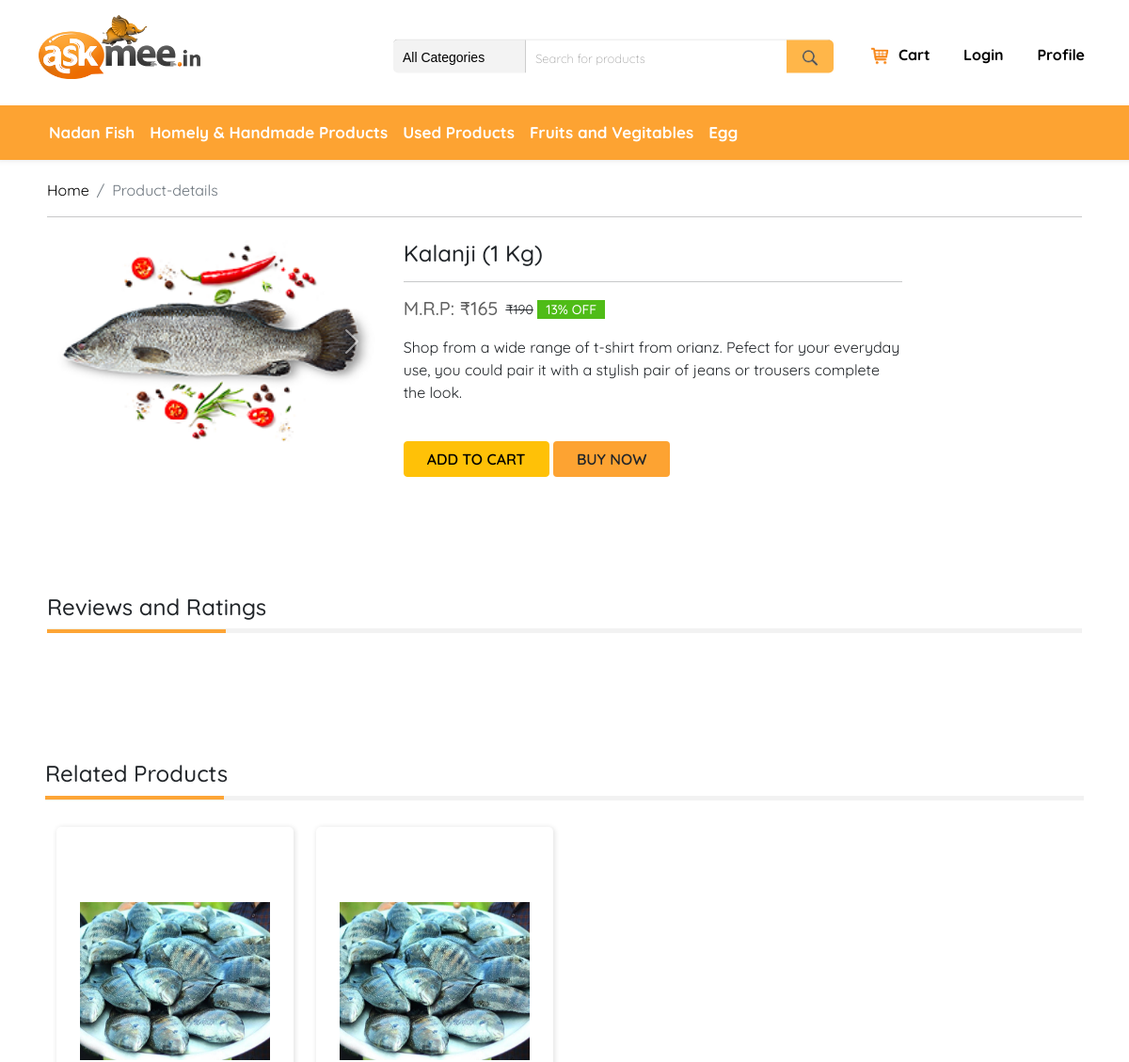
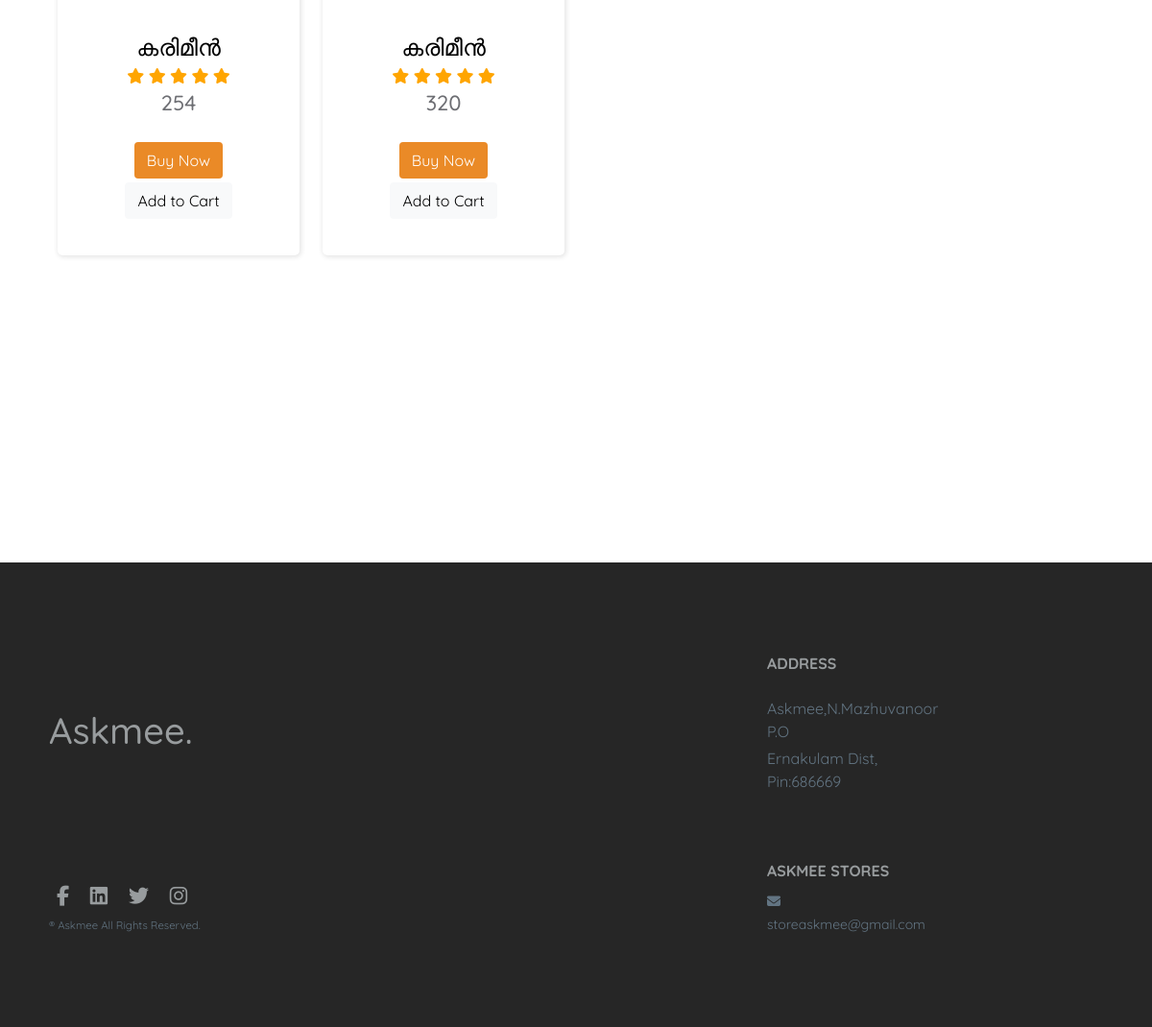
/product/view/7, run on the app's committed database (2 pictures, top to bottom).
### tables this page shows
CREATE TABLE `as_categories` (
  `c_id` bigint(20) NOT NULL,
  `category_name` varchar(60) NOT NULL,
  `category_url` varchar(255) NOT NULL,
  `c_status` int(3) NOT NULL DEFAULT 1 COMMENT '1 = Active, 0 = Inactive'
);

CREATE TABLE `as_products` (
  `p_id` bigint(20) NOT NULL,
  `master_product_id` bigint(20) NOT NULL,
  `vendor_id` bigint(20) UNSIGNED NOT NULL,
  `actual_price` float NOT NULL,
  `vendor_price` float NOT NULL,
  `offer_price` float NOT NULL,
  `description` longtext NOT NULL,
  `quantity` bigint(10) NOT NULL,
  `product_status` int(1) NOT NULL DEFAULT 1 COMMENT '1= Active, 0= Inactive'
);

CREATE TABLE `as_product_images` (
  `id` bigint(20) NOT NULL,
  `product_id` bigint(20) NOT NULL,
  `image_url` varchar(60) NOT NULL
);

CREATE TABLE `as_product_master` (
  `id` bigint(20) NOT NULL,
  `product_name` varchar(90) NOT NULL,
  `category_id` bigint(20) NOT NULL,
  `commission_id` bigint(20) UNSIGNED NOT NULL
);

### application/helpers/navbar_helper.php (called while the page is built)
<?php if ( ! defined('BASEPATH')) exit('No direct script access allowed');
    if(!function_exists('navbar_helper_ex')){
    function navbar_helper_ex(){
        $CI = get_instance();
        $CI->load->model('addproduct_model');
        $category_name = $CI->addproduct_model->get_category();
        $data['category'] = $category_name;
        $CI->load->view('templates/navbar',$data);
    }
}
?>

### application/controllers/Product.php (called while the page is built, shortened)
<?php
class Product extends CI_Controller {
    function __construct()
    {
        $this->load->model('productlist_model');
    }
    public function view($page){
        $product_data = $this->productlist_model->get_product_data($page);
        $category_products = $this->productlist_model->get_category_data($product_data[0]->c_id);
        $data['products'] = $category_products;
        $data['product_data'] = $product_data;
        $this->load->view('templates/header');
        $this->load->helper('navbar');
        echo navbar_helper_ex();
		$this->load->view('product_view', $data);
		$this->load->view('templates/footer');
    }
}

### index.php (called while the page is built, shortened)
<?php
require_once BASEPATH.'core/CodeIgniter.php';

### application/models/Addproduct_model.php (called while the page is built, shortened)
<?php
class Addproduct_model extends CI_Model{
    function get_category(){
        $this->db->order_by('category_name', 'asc');
        $query= $this->db->query('SELECT c_id, category_name, category_url FROM as_categories WHERE c_status=1');
        $result = $query->result();
        return $result;
    }
}
?>

### application/models/Productlist_model.php (called while the page is built, shortened)
<?php
class Productlist_model extends CI_Model{
    function get_product_data($id)
    {
        $this->db->reset_query();
        $this->db->select('*');
        $this->db->from('as_products');
        $this->db->where('as_products.p_id', $id);
        $this->db->join('as_product_master', 'id = master_product_id', 'left');
        $this->db->join('as_user', 'user_id = vendor_id', 'left');
        $this->db->join('as_categories', 'as_categories.c_id = as_product_master.category_id', 'left');
        $this->db->join('as_commission', 'as_commission.com_id = as_product_master.commission_id');
        $this->db->join('as_product_images', 'as_product_images.product_id = as_products.p_id', 'left');
        $query = $this->db->get();
        $result = $query->result();
        if($result[0]->product_status == 1){
            return $result;
        }
        else{
            return false;
        }
    }
    function get_category_data($c_id){
        $this->db->reset_query();
        $this->db->select('*');
        $this->db->from('as_product_master');
        $this->db->where('as_product_master.category_id', $c_id);
        $this->db->join('as_products', 'master_product_id = id AND product_status = 1', 'left');
        $this->db->select('p_id, product_name, category_id, actual_price, offer_price, vendor_price, description, quantity, product_status, category_name');
        $this->db->join('as_categories', 'c_id = category_id');
        $query = $this->db->get()->result_array();
        if(count($query) > 0){
          foreach($query as $i=>$product) {
            $this->db->where('product_id', $product['p_id']);
            $images_query = $this->db->get('as_product_images')->result_array();
            $query[$i]['product_images'] = $images_query;
          }
        }
        else{
           $this->db->reset_query();
        $this->db->select('*');
        $this->db->where('c_id', $c_id);
        $query_1 = $this->db->get('as_categories')->result_array();
           $query[0]['category_name'] = $query_1[0]['category_name'];
        }
        return $query;
    }
}
?>

### application/views/product_view.php (the view, shortened to what this page needs)
<div class="container-fluid">
            <div class="col-sm-12 col-md-12 col-lg-12 content-area"  style="margin-top:-30px;" >
                <nav aria-label="breadcrumb">
                    <ol class="breadcrumb">
                        <li class="breadcrumb-item"><a href="<?php echo base_url(''); ?>">Home</a></li>
                        <li class="breadcrumb-item active" aria-current="page">Product-details</li>
                    </ol>
                </nav>
                <hr>
            </div>
        </div>
        <div class="container-fluid mt-1 mb-1">
            <div class="">
                <div class="col-sm-12 col-md-12 col-lg-12 content-area " style="padding-top:0;margin-top:-50px;">
                    <div class="">
                        <div class="row">
                            <div class="col-md-4">
                            <div id="carouselExampleIndicators" class="carousel slide" data-bs-ride="carousel">
                            <div class="carousel-indicators">
                            <button type="button" data-bs-target="#carouselExampleIndicators" data-bs-slide-to="0" class="active" aria-current="true" aria-label="Slide 1"></button>
                            <button type="button" data-bs-target="#carouselExampleIndicators" data-bs-slide-to="1" aria-label="Slide 2"></button>
                            <button type="button" data-bs-target="#carouselExampleIndicators" data-bs-slide-to="2" aria-label="Slide 3"></button>
                            </div>
                            <div class="carousel-inner">
                            <?php if(isset($product_data[0])){?>
                                            <div class="carousel-item active easyzoom easyzoom--overlay">
                                            <img src="<?php echo base_url('/assets/images/newproducts/'.$product_data[0]->p_id.'/'.$product_data[0]->image_url); ?>" class="d-block w-100" alt="<?php echo($product_data[0]->product_name); ?>">
                                        </div>
                                        <?php } ?>
                           </div>
                           <button class="carousel-control-prev" type="button" data-bs-target="#carouselExampleIndicators" data-bs-slide="prev">
                           <span class="carousel-control-prev-icon" aria-hidden="true"></span>
                          </button>
                          <button class="carousel-control-next" type="button" data-bs-target="#carouselExampleIndicators" data-bs-slide="next">
                          <span class="carousel-control-next-icon" aria-hidden="true"></span>
                         </button>
                          </div>
                        </div>
                            <div class="col-md-6">
                                <div class="product p-1">
                                    <div class="mb-3">
                                        <h4 class="/text-uppercase mb-3"><?php echo($product_data[0]->product_name); ?></h4><hr>
                                        <div class="price d-flex flex-row align-items-center">
                                            <h5 style="margin-bottom: 0;color: #626262;">M.R.P: <span
                                                    class="act-price">₹<?php echo($product_data[0]->offer_price); ?></span></h5>
                                            <div class="ml-2">
                                                <small class="dis-price">₹<?php echo($product_data[0]->actual_price); ?></small> <span class="dis-label"><?php echo round((($product_data[0]->actual_price - $product_data[0]->offer_price) / $product_data[0]->actual_price)*100); ?>%
                                                    OFF</span>
                                            </div>
                                        </div>
                                    </div>
                                    <p class="about"><?php echo($product_data[0]->description); ?></p>
                                    <div class="d-flex">
                                        <div class="cart mt-4 align-items-center buy-btn-container">
                                            <button id="addToCart" class="addToCartBtn btn btn-warning text-uppercase mr-2 px-4">Add to cart</button>
                                           <a href="<?php echo base_url('/buynow/view/'.$product_data[0]->p_id);?>" ><button class="btn bg-theme text-uppercase mr-2 px-4">Buy Now</button></a>
                                        </div>
                                    </div>
                                </div>
                            </div>
                        </div>
                    </div>
                </div>
            </div>
        </div>
    <div class="content-area">
        <div class="d-flex flex-column bd-highlight mb-3">
                <h4 class="title-sub">Reviews and Ratings</h4>
        </div>
      </div>
    <div class="content-area product-slider " style="padding-top:0">
        <div class="row " style="margin-top: 61px;padding-left:10px;padding-right:10px;">
            <h4 class="title-sub">Related Products</h4>
    <?php
    foreach($products as $key=>$product){
        if($product['p_id'] != $product_data[0]->p_id && $key<4){
            ?>
            <div class="col-sm-3 col-6">
               <div class="bbb_deals">
                    <div class="ribbon ribbon-top-right"></div>
                    <div class="bbb_deals_slider_container">
                        <div class=" bbb_deals_item">
                            <div class="bbb_deals_image">
                                <a href="<?php echo base_url('product/view/'.$product['p_id']); ?>"><img src="<?php echo base_url('./assets/images/newproducts/'.$product['p_id'].'/'.$product['product_images'][0]['image_url']); ?>" alt=""></a>
                            </div>
                            <div class="bbb_deals_content">
                                <div class="text-center">
                                    <div class="bbb_deals_item_name">
                                        <a href="<?php echo base_url('product/view/'.$product['p_id']); ?>" class="product-link"> <?php echo $product['product_name']; ?></a>
                                    </div>
                                    <div class="sold_stars ml-auto"> <i class="fa fa-star"></i> <i class="fa fa-star"></i> <i class="fa fa-star"></i> <i class="fa fa-star"></i> <i class="fa fa-star"></i>
                                        <div class="bbb_deals_item_price ml-auto"><?php echo $product['offer_price']; ?></div>
                                    </div><br>
                                    <a href="<?php echo base_url('product/view/'.$product['p_id']); ?>" class="btn btn-theme mb-1">Buy Now</a>
                                    <button id="addToCart<?php echo($product['p_id']); ?>" class="addToCartBtn btn btn-cart mb-1" productId=<?php echo($product['p_id']); ?>>Add to Cart</button>
                                </div>
                            </div>
                        </div>
                    </div>
                </div>
            </div>
        <?php
        }
    }?>
        </div>
    </div>

### application/views/templates/navbar.php (shortened to what this page needs)
<nav class="navbar navbar-expand-lg navbar-light bg-theme navbar-web shift">
            <div class="container-fluid">
                <div class="collapse navbar-collapse" id="navbarSupportedContent">
                    <ul class="navbar-nav me-auto mb-2 mb-lg-0">
                            <?php
                            $count = 0;
                            foreach ($category as $row) {
                                if($count < 7){
                                    echo("<li class='nav-item'>
                                        <a class='nav-link' aria-current='page' href='".base_url('category/view/'.$row->c_id)."'>".$row->category_name."</a>
                                         </li>");
                                }
                                $count++;
                            }?>
                        </ul>
                </div>
            </div>
        </nav>
    </div>

### assets/assets/css/searchbar.css (style rules this page uses)
.btn-cart { color: #000; background-color: #f8f9fa; border-color: #f8f9fa; }

### assets/assets/css/style.css (style rules this page uses)
html { overflow-x: hidden; }
body { font-family: 'Quicksand', sans-serif; }
small { font-size: calc(12px + (15 - 12) * ((100vw - 360px) / (1600 - 360))) !important }
.content-area { padding: 50px; }
.ribbon { width: 150px; height: 150px; overflow: hidden; position: absolute }
.ribbon-top-right { top: -10px; right: -10px }
.ribbon-top-right::before, .ribbon-top-right::after { border-top-color: transparent; border-right-color: transparent }
.ribbon-top-right::before { top: 0; left: 17px }
.ribbon-top-right::after { bottom: 17px; right: 0 }
.sold_stars i { color: orange }
div { display: block; position: relative; -webkit-box-sizing: border-box; -moz-box-sizing: border-box; box-sizing: border-box }
.bbb_deals { width: 100%; margin-right: 7%; padding-top: 80px; padding-left: 25px; padding-right: 25px; padding-bottom: 34px; box-shadow: 1px 1px 5px 1px rgba(0, 0, 0, 0.1); border-radius: 5px; margin: 20px 0px; background: #fff; }
.bbb_deals_slider_container { width: 100% }
.bbb_deals_item { width: 100% !important }
.bbb_deals_image { width: 100% height:213px }
.bbb_deals_image img { width: 100% }
.bbb_deals_content { margin-top: 33px }
.bbb_deals_item_name { font-size: 24px; font-weight: 400; color: #000000 }
.bbb_deals_item_price { font-size: 22px; font-weight: 500; color: #6d6e73 }
.product-link { text-decoration: none; }
a { text-decoration: none !important; color: #000000; }
.btn-theme { background-color: #ea8a27; color: #fff !important; }
.title-sub { text-align: left; border-bottom: 5px solid #f2f2f2; padding: 0 0 9px; }
.title-sub::before { content: ""; height: 4px; width: 190px; background-color: #fda536; position: absolute; top: 38px; }
.container-fluid { padding: 0; }
.bg-theme { background-color: #fda332 !important; }
.navbar-nav { margin-left: 44px; }
.navbar-nav li a { color: #fff !important; font-size: 17px; font-weight: 700; }
.buy-btn-container button { font-size: 16px; font-weight: 600; }
.dis-label { padding: 1px 9px; background: #4fbc17; color: #fff; font-size: 14px; font-weight: 500; }
.dis-price { text-decoration: line-through; margin-left: 8px; }

### assets/assets/css/navbar.css (style rules this page uses)
ul { padding: 0; list-style: none; }
ul li a { display: inline-block; }

### data on the page
as_categories: category_name "Nadan Fish"
as_categories: category_name "Homely & Handmade Products"
as_categories: category_name "Used Products"
as_categories: category_name "Fruits and Vegitables"
as_categories: category_name "Egg"
as_products: p_id.image_url (picture), master_product.product_name "Kalanji (1 Kg)", offer_price "165", actual_price "190", actual_price+offer_price "13", description "Shop from a wide range of t-shirt from orianz. Pefect for your everyday use, you could pair it with a stylish pair of jeans or trousers complete the look."
as_product_master: as_products.p_id (picture), product_name "കരിമീൻ", as_products.offer_price "254", as_products.offer_price "320"
